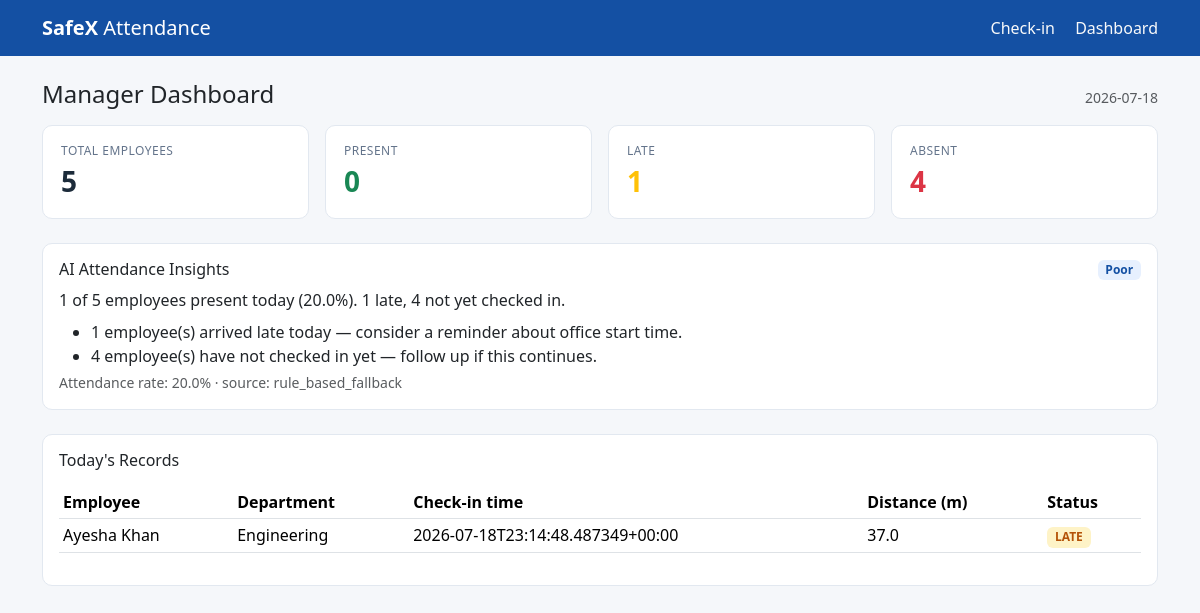
/dashboard, run on the app's committed database.
### tables this page shows
CREATE TABLE attendance (
                attendance_id   INTEGER PRIMARY KEY AUTOINCREMENT,
                employee_id     TEXT NOT NULL,
                attendance_date TEXT NOT NULL,   -- YYYY-MM-DD
                check_in_time   TEXT NOT NULL,   -- ISO timestamp
                latitude        REAL NOT NULL,
                longitude       REAL NOT NULL,
                distance_m      REAL,            -- distance from registered office at check-in
                status          TEXT NOT NULL,   -- PRESENT / LATE / REJECTED_LOCATION / REJECTED_QR / DUPLICATE
                FOREIGN KEY (employee_id) REFERENCES employees (employee_id)
            );

CREATE TABLE employees (
                employee_id   TEXT PRIMARY KEY,
                full_name     TEXT NOT NULL,
                department    TEXT,
                phone         TEXT,
                email         TEXT
            );

### routes/dashboard_routes.py (the view)
@dashboard_bp.route("/dashboard")
def dashboard():
    stats, df = _compute_today_stats()
    insights = generate_attendance_insights(stats)
    records = df.to_dict(orient="records") if not df.empty else []
    return render_template("dashboard.html", stats=stats, insights=insights, records=records)

### database/db.py (called while the page is built)
@contextmanager
def get_conn():
    conn = sqlite3.connect(Config.DATABASE_PATH)
    conn.row_factory = sqlite3.Row
    try:
        yield conn
        conn.commit()
    finally:
        conn.close()

### models/attendance.py (called while the page is built)
def get_all_records_df():
    with get_conn() as conn:
        df = pd.read_sql_query(
            """SELECT a.*, e.full_name, e.department
               FROM attendance a JOIN employees e ON a.employee_id = e.employee_id
               ORDER BY a.check_in_time DESC""",
            conn,
        )
    return df

def get_todays_records_df():
    today = datetime.now(timezone.utc).strftime("%Y-%m-%d")
    df = get_all_records_df()
    if df.empty:
        return df
    return df[df["attendance_date"] == today]

### models/employee.py (called while the page is built)
def list_employees():
    with get_conn() as conn:
        rows = conn.execute("SELECT * FROM employees ORDER BY full_name").fetchall()
    return [dict(r) for r in rows]

### routes/dashboard_routes.py (called while the page is built)
def _compute_today_stats():
    employees = list_employees()
    total = len(employees)
    df = get_todays_records_df()
    present = int((df["status"] == "PRESENT").sum()) if not df.empty else 0
    late = int((df["status"] == "LATE").sum()) if not df.empty else 0
    checked_in_ids = set(df.loc[df["status"].isin(["PRESENT", "LATE"]), "employee_id"]) if not df.empty else set()
    absent = total - len(checked_in_ids)
    return {
        "date": datetime.now(timezone.utc).strftime("%Y-%m-%d"),
        "total_employees": total,
        "present": present,
        "late": late,
        "absent": absent,
    }, df

### services/ai_service.py (called while the page is built, shortened)
def generate_attendance_insights(stats: dict) -> dict:
    if not Config.GEMINI_API_KEY:
        return _rule_based_summary(stats)

### templates/dashboard.html (shortened to what this page needs)
{% extends "base.html" %}
{% block content %}
<div class="d-flex justify-content-between align-items-baseline mb-3">
  <h4 class="mb-0">Manager Dashboard</h4>
  <span class="text-muted small">{{ stats.date }}</span>
</div>
<div class="row g-3 mb-4">
  <div class="col-6 col-md-3">
    <div class="card stat-card">
      <div class="stat-label">Total Employees</div>
      <div class="stat-value">{{ stats.total_employees }}</div>
    </div>
  </div>
  <div class="col-6 col-md-3">
    <div class="card stat-card">
      <div class="stat-label">Present</div>
      <div class="stat-value text-success">{{ stats.present }}</div>
    </div>
  </div>
  <div class="col-6 col-md-3">
    <div class="card stat-card">
      <div class="stat-label">Late</div>
      <div class="stat-value text-warning">{{ stats.late }}</div>
    </div>
  </div>
  <div class="col-6 col-md-3">
    <div class="card stat-card">
      <div class="stat-label">Absent</div>
      <div class="stat-value text-danger">{{ stats.absent }}</div>
    </div>
  </div>
</div>
<div class="card mb-4">
  <div class="card-body">
    <div class="d-flex justify-content-between align-items-center mb-2">
      <h6 class="mb-0">AI Attendance Insights</h6>
      <span class="badge insight-badge">{{ insights.health_score }}</span>
    </div>
    <p class="mb-2">{{ insights.summary }}</p>
    <ul class="mb-1">
      {% for rec in insights.recommendations %}
      <li>{{ rec }}</li>
      {% endfor %}
    </ul>
    <div class="text-muted small">Attendance rate: {{ insights.attendance_rate_percent }}% ·
      source: {{ insights.source }}</div>
  </div>
</div>
<div class="card">
  <div class="card-body">
    <h6 class="mb-3">Today's Records</h6>
    <div class="table-responsive">
      <table class="table table-sm align-middle">
        <thead>
          <tr>
            <th>Employee</th>
            <th>Department</th>
            <th>Check-in time</th>
            <th>Distance (m)</th>
            <th>Status</th>
          </tr>
        </thead>
        <tbody>
          {% for r in records %}
          <tr>
            <td>{{ r.full_name }}</td>
            <td>{{ r.department or '—' }}</td>
            <td>{{ r.check_in_time }}</td>
            <td>{{ r.distance_m }}</td>
            <td><span class="badge status-{{ r.status|lower }}">{{ r.status }}</span></td>
          </tr>
          {% else %}
          <tr><td colspan="5" class="text-muted text-center py-3">No check-ins recorded today yet.</td></tr>
          {% endfor %}
        </tbody>
      </table>
    </div>
  </div>
</div>
{% endblock %}

### templates/base.html (shortened to what this page needs)
<!DOCTYPE html>
<html lang="en">
<head>
<link href="https://cdn.jsdelivr.net/npm/bootstrap@5.3.3/dist/css/bootstrap.min.css" rel="stylesheet">
<link rel="stylesheet" href="{{ url_for('static', filename='css/style.css') }}">
</head>
<body>
  <nav class="navbar navbar-expand navbar-dark">
    <div class="container">
      <a class="navbar-brand" href="/">SafeX <span class="fw-light">Attendance</span></a>
      <div>
        <a class="nav-link d-inline text-light me-3" href="{{ url_for('attendance.checkin_page') }}">Check-in</a>
        <a class="nav-link d-inline text-light" href="{{ url_for('dashboard.dashboard') }}">Dashboard</a>
      </div>
    </div>
  </nav>
  <main class="container py-4">
    {% block content %}{% endblock %}
  </main>
</body>
</html>

### static/css/style.css (style rules this page uses)
:root { --brand: #1450a3; --brand-dark: #0d3b7a; --bg: #f5f7fa; --card-border: #e2e8f0; --text-muted: #64748b; }
body { background: var(--bg); font-family: 'Segoe UI', system-ui, sans-serif; }
.navbar { background: var(--brand); }
.navbar-brand { font-weight: 700; }
.card { border: 1px solid var(--card-border); border-radius: 10px; }
.stat-card { padding: 16px 18px; }
.stat-label { font-size: 12px; color: var(--text-muted); text-transform: uppercase; letter-spacing: 0.04em; }
.stat-value { font-size: 28px; font-weight: 700; color: #1c2b3a; }
.insight-badge { background: #e7f0fe; color: var(--brand); font-weight: 600; }
.badge.status-late { background: #fef3c7; color: #b45309; }

### data on the page
attendance: full_name "Ayesha Khan", department "Engineering", check_in_time "2026-07-18T23:14:48.487349+00:00", distance_m "37.0", status "LATE"

### other printed values
{{ stats.date }} "2026-07-18"
{{ stats.total_employees }} "5"
{{ stats.present }} "0"
{{ stats.late }} "1"
{{ stats.absent }} "4"
{{ insights.health_score }} "Poor"
{{ insights.summary }} "1 of 5 employees present today (20.0%). 1 late, 4 not yet checked in."
{{ rec }} "1 employee(s) arrived late today — consider a reminder about office start time." "4 employee(s) have not checked in yet — follow up if this continues."
{{ insights.attendance_rate_percent }} "20.0"
{{ insights.source }} "rule_based_fallback"
